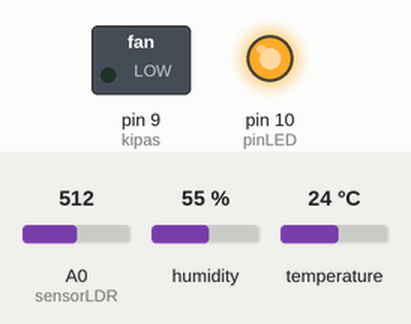
This sketch was run on a simulated Arduino Uno, built with avr-gcc and run on an emulated ATmega328P. Parts: switched loads named in the sketch (green lamp = pin HIGH), output pins drawn as LEDs (lit = HIGH). The inputs (shaded band) are chosen by the test bench; at power-on: temperature 24 °C, A0 (sensorLDR) = 512, humidity 55 %. WiFi joins after 1.5 s; servers stay silent unless stated; what the sketch prints to the serial monitor is not drawn.

Above: at 3.0 s.
3.1 s: temperature set to 27 °C
At 5.8 s:
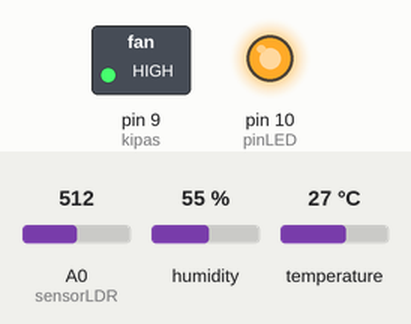
6.3 s: A0 (sensorLDR) set to 217
8.1 s: A0 (sensorLDR) set to 192
At 9.5 s:
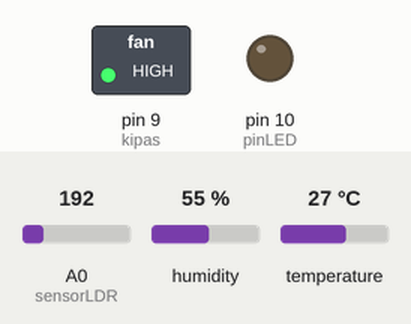
10.4 s: A0 (sensorLDR) set to 210
At 12.1 s:
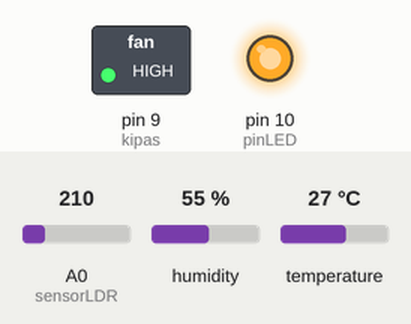
12.4 s: A0 (sensorLDR) set to 190
At 13.4 s:
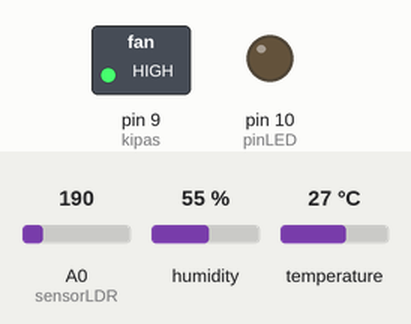
14.4 s: temperature set to 12 °C
At 15.9 s:
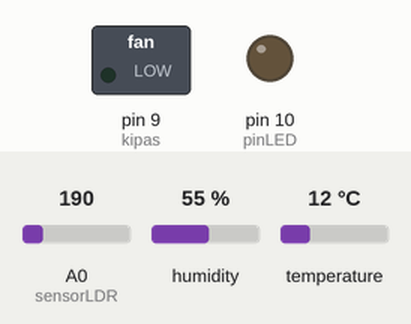
Timing chart, 0 to 17.4 s (numbered marks = the images above; inputs shaded):
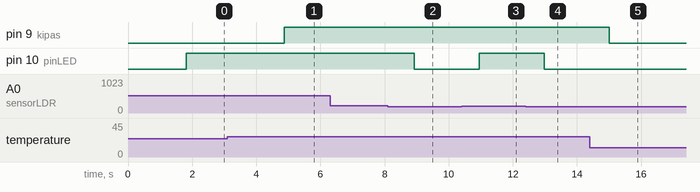

Measured:
- the behaviour switches between 25 and 26 °C on temperature (found by bisection; images 0 and 1)
- the behaviour switches between 200 and 199 on A0 (sensorLDR) (found by bisection; images 1 and 2)
- after the input at 3.1 s, pin 9 (kipas): LOW → HIGH after 1.8 s
- after the input at 6.3 s, every drawn part: stays the same
- after the input at 8.1 s, pin 10 (pinLED): HIGH → LOW after 0.83 s
- after the input at 10.4 s, pin 10 (pinLED): LOW → HIGH after 0.55 s
- after the input at 12.4 s, pin 10 (pinLED): HIGH → LOW after 0.58 s
- after the input at 14.4 s, pin 9 (kipas): HIGH → LOW after 0.61 s

The sketch:

system-code.ino
```cpp
#define BLYNK_PRINT Serial
#include <ESP8266_Lib.h>
#include <BlynkSimpleShieldEsp8266.h>
// You should get Auth Token in the Blynk App.
// Go to the Project Settings (nut icon).
char auth[] = "PtumtV4g3NTCKd1sPEIrKX2radqMfHcY";
// Your WiFi credentials.
// Set password to "" for open networks.
char ssid[] = "OPPO A31";
char pass[] = "12345678";
// Hardware Serial on Mega, Leonardo, Micro...
//#define EspSerial Serial1
// or Software Serial on Uno, Nano...
#include <SoftwareSerial.h>
SoftwareSerial EspSerial(0, 1); // RX, TX
// Your ESP8266 baud rate:
#define ESP8266_BAUD 9600

#include <DHT.h>
ESP8266 wifi(&Serial);
DHT dht(8, DHT11);
int sensorLDR = A0;
const int pinLED = 10;
int kipas= 9;

void setup()
{
  // Debug console
  Serial.begin(9600);
  delay(10);
  // Set ESP8266 baud rate
  Serial.begin(ESP8266_BAUD);
  delay(10);
  Blynk.begin(auth, wifi, ssid, pass);
  pinMode(pinLED, OUTPUT);
  pinMode(kipas, OUTPUT);
  dht.begin();
}
void loop()
{
  int nilaiSensor;
  nilaiSensor = analogRead(sensorLDR);
  Serial.print("Nilai Sensor : ");
  Serial.println(nilaiSensor);

  if(nilaiSensor >=200){
    digitalWrite(pinLED, HIGH);
    Serial.print("LED nyala");
  }else{
    digitalWrite(pinLED, LOW);
    Serial.print("LED mati");
  }
  delay(1000);

  float a = dht.readHumidity();
  float b = dht.readTemperature();
  int humid = a;
  int suhu = b;
  Blynk.virtualWrite(V0, suhu);
  Blynk.virtualWrite(V1, humid);

  Serial.print("kelembaban: ");
  Serial.print(humid);
  Serial.print(" ");
  Serial.print("suhu: ");
  Serial.println(suhu);

  if (suhu >=26){
   digitalWrite(kipas, HIGH);
  }
  else{
   digitalWrite(kipas,LOW);
  }
 Blynk.run();
}
```
